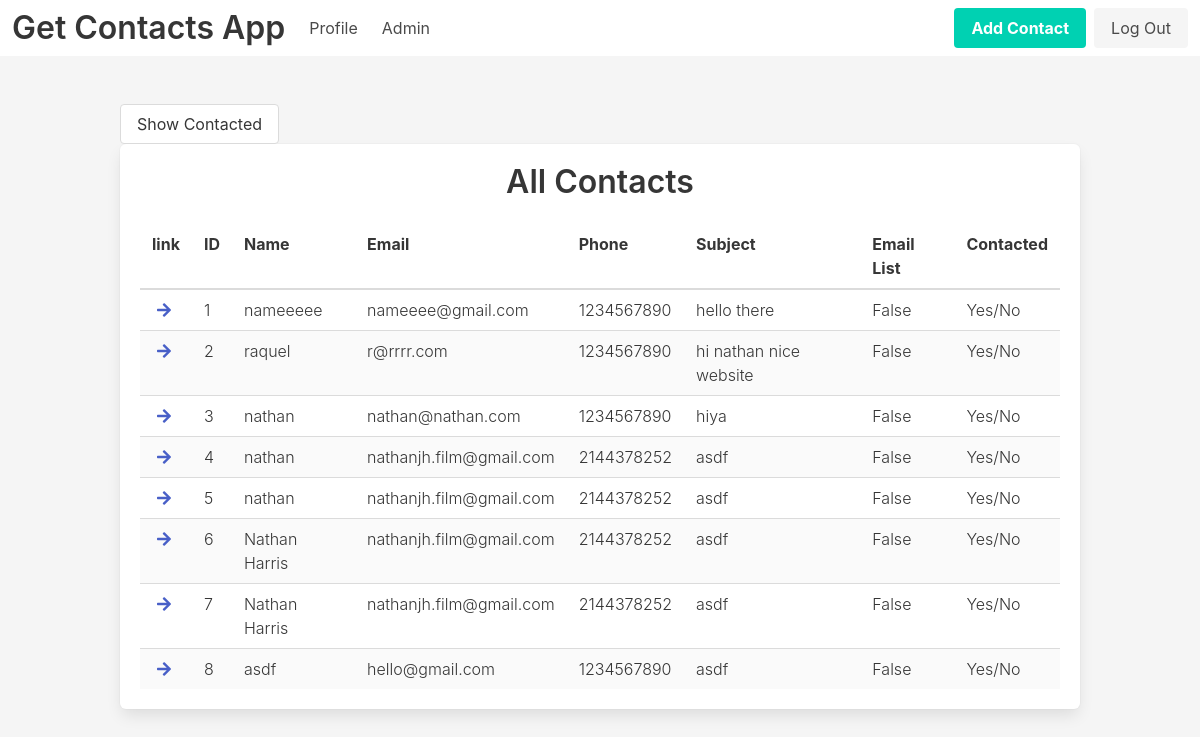
Page /admin/contacts (signed in) on the earlier database version.
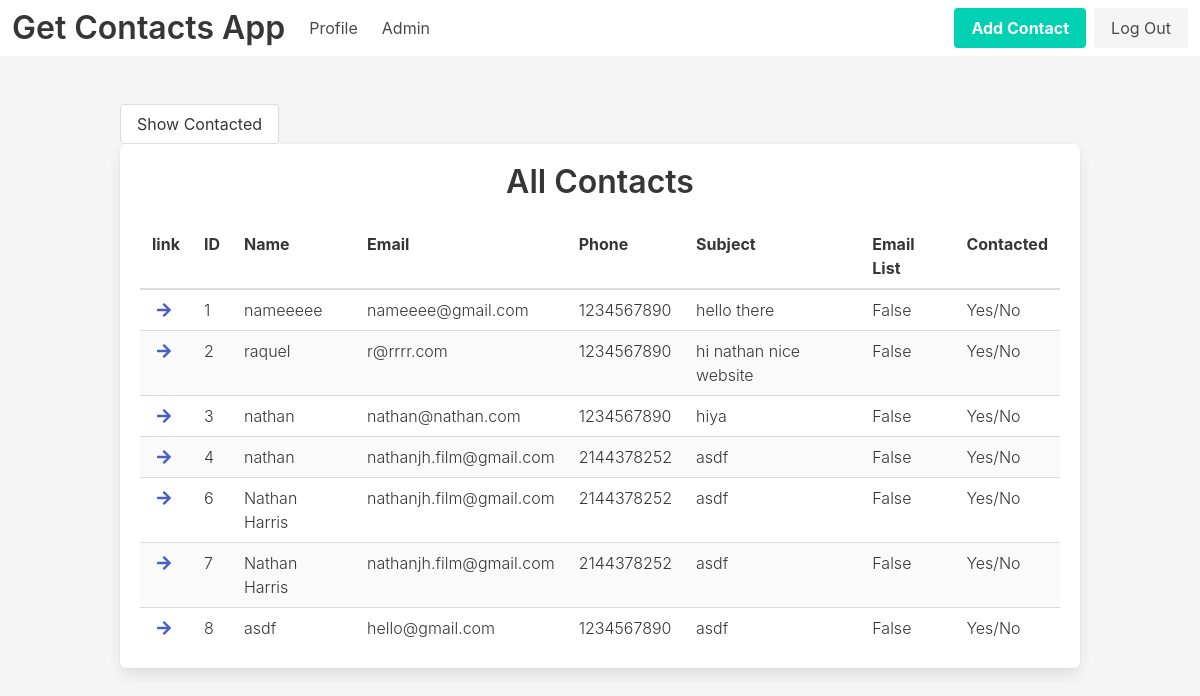
Same page on the later database version.
### get_contacts_app/models.py (models this page shows)
class Contact(db.Model):
    id = db.Column(db.Integer, primary_key=True)
    name = db.Column(db.String(100), nullable=False)
    date_posted = db.Column(
        db.DateTime, nullable=False,
        default=datetime.utcnow)
    email = db.Column(db.String(120), nullable=False)
    phone = db.Column(db.String(20))
    subject = db.Column(db.String(75), nullable=False)
    body = db.Column(db.String(280), nullable=False)
    join = db.Column(db.Boolean)
    contacted = db.Column(db.Boolean)
    posts = db.relationship('Post',backref='contact_thread',lazy=True)

### get_contacts_app/routes.py (the view)
@app.route("/admin")
@app.route("/admin/contacts")
@login_required
def admin_home():
    contacts = Contact.query.all()
    return render_template('admin-home.html', contacts=contacts)

### get_contacts_app/models.py (called while the page is built)
@login_manager.user_loader
def load_user(user_id):
    return User.query.get(int(user_id))

### get_contacts_app/templates/admin-home.html
{% extends 'base.html' %}
{% block main %}
<section id="contacts-section" class="section">
    <div class="container">
        <button class="button">Show Contacted</button>
        <div class="box">
            <h2 class="title has-text-centered">All Contacts</h2>
            <div class="table-container">
                <table class="table is-striped is-hoverable is-fullwidth">
                    <thead>
                        <tr>
                            <th>link</th>
                            <th>ID</th>
                            <th>Name</th>
                            <th>Email</th>
                            <th>Phone</th>
                            <th>Subject</th>
                            <th>Email List</th>
                            <th>Contacted</th>
                        </tr>
                    </thead>
                    <tbody>
                        {% for contact in contacts %}
                        <tr>
                            <th><a href="{{ url_for('one_contact', contact_id=contact.id) }}"><span class="icon"><i
                                            class="fas fa-arrow-right"></i></span></a></th>
                            <th class="has-text-weight-light">{{ contact.id }}</th>
                            <th class="has-text-weight-light">{{ contact.name }}</th>
                            <th class="has-text-weight-light">{{ contact.email }}</th>
                            <th class="has-text-weight-light">{{ contact.phone }}</th>
                            <th class="has-text-weight-light">{{ contact.subject }}</th>
                            <th class="has-text-weight-light">{{ contact.join }}</th>
                            <th class="has-text-weight-light">Yes/No</th>
                        </tr>
                        {% endfor %}
                    </tbody>
                </table>
            </div>
        </div>
    </div>
</section>
{% endblock %}

### get_contacts_app/templates/base.html (shortened to what this page needs)
<!DOCTYPE html>
<html lang="en">
<head>
    <link rel="stylesheet" href="https://cdnjs.cloudflare.com/ajax/libs/bulma/0.9.1/css/bulma.min.css"
 />
    <link rel="stylesheet" href="https://cdnjs.cloudflare.com/ajax/libs/font-awesome/5.15.1/css/all.min.css"
 />
    <link rel="stylesheet" href="{{ url_for('static', filename='main.css')}}">
</head>
<body>
    <header>
        <nav class="navbar" role="navigation" aria-label="main navigation">
            <div class="navbar-brand">
                <a class="navbar-item" href="{{url_for('home')}}">
                    <h2 class="title is-3">Get Contacts App</h2>
                </a>
            </div>
            <div id="navbarBasicExample" class="navbar-menu">
                <div class="navbar-start">
                    <a href="{{url_for('account')}}" class="navbar-item">Profile</a>
                    <a href="{{url_for('admin_home')}}" class="navbar-item">Admin</a>
                </div>
                <div class="navbar-end">
                    <div class="navbar-item">
                        <div class="buttons">
                            {% if current_user.is_authenticated %}
                            <a href="{{url_for('add_contact')}}" class="button is-primary"><strong>Add
                                    Contact</strong></a>
                            <a href="{{url_for('logout')}}" class="button is-light">Log Out</a>
                            {% else %}
                            <a href="{{url_for('register')}}" class="button is-primary"><strong>Register</strong></a>
                            <a href="{{url_for('login')}}" class="button is-light">Log In</a>
                            {% endif %}
                        </div>
                    </div>
                </div>
            </div>
        </nav>
    </header>
    <main>{% block main %}{% endblock %}</main>
</body>
</html>

### get_contacts_app/static/main.css (style rules this page uses)
body { background-color: #f5f5f5; height: 100vh; }

Differences in the rows shown:
removed Contact: id "5", name "nathan", email "nathanjh.film@gmail.com", phone "2144378252", subject "asdf", join "False"
